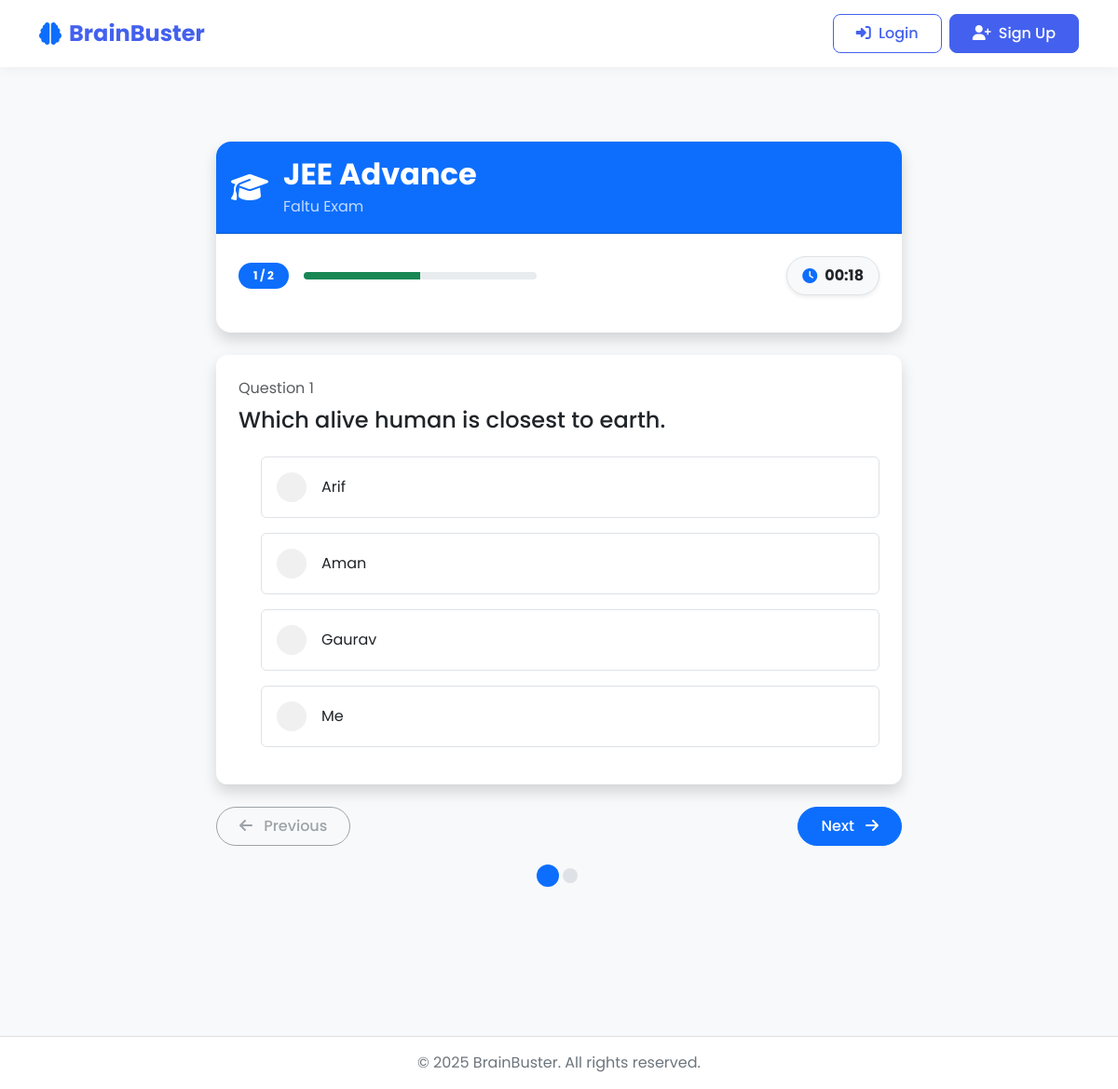
Page /quizzes/quiz/19/play/ on the committed database.
### quizzes/models.py (models this page shows, shortened)
class Quiz(models.Model):
    title = models.CharField(max_length=255)
    description = models.TextField(blank=True, null=True)
    icon = models.CharField(max_length=50, default="question-circle")
    code = models.CharField(max_length=10, unique=True, default=generate_unique_code)
    created_by = models.ForeignKey(User, on_delete=models.CASCADE, related_name='quizzes')
    created_at = models.DateTimeField(auto_now=True)
    time_limit_per_question = models.IntegerField(help_text="Time limit in seconds", default=30)
    minimum_score_percentage = models.IntegerField(help_text="Minimum score required to pass (%)", default=60)

class Question(models.Model):
    quiz = models.ForeignKey(Quiz, related_name="questions", on_delete=models.CASCADE)
    text = models.TextField()

class Option(models.Model):
    question = models.ForeignKey(Question, related_name="options", on_delete=models.CASCADE)
    text = models.CharField(max_length=255)
    is_correct = models.BooleanField(default=False)

### quizzes/views.py (the view, shortened to what this page needs)
# urls.py: path('quiz/<int:quiz_id>/play/', views.play_quiz, name='play_quiz'),
def play_quiz(request, quiz_id):
    quiz = get_object_or_404(Quiz, id=quiz_id)
    if request.user.is_authenticated:
        is_creator = quiz.created_by == request.user
        is_participant = quiz.participations.filter(user=request.user).exists()
        if not is_participant and not is_creator:
            quiz.participations.create(user=request.user)
            is_participant = True
            messages.success(request, f'You have joined: {quiz.title}')
    else:
        is_creator = False
        is_participant = False  # Anonymous users don't have participation records
    questions = list(quiz.questions.prefetch_related('options').all())
    return render(request, 'quizzes/play_quiz.html', {
        'quiz': quiz,
        'questions': questions,
        'is_creator': is_creator
    })

### templates/quizzes/play_quiz.html (shortened to what this page needs)
{% extends 'base.html' %}
{% block content %}
<div class="container py-5">
    <div class="row justify-content-center">
        <div class="col-lg-8">
            <div class="card shadow border-0 mb-4 rounded-4 overflow-hidden">
                <div class="card-header bg-primary text-white p-3">
                    <div class="d-flex align-items-center">
                        <i class="fas fa-{{ quiz.icon|default:'question-circle' }} fa-2x me-3"></i>
                        <div>
                            <h2 class="fw-bold mb-0">{{ quiz.title }}</h2>
                            {% if quiz.description %}
                                <p class="mb-0 mt-1 opacity-75">{{ quiz.description }}</p>
                            {% endif %}
                        </div>
                    </div>
                </div>
                <div class="card-body p-4">
                    <div class="d-flex justify-content-between align-items-center mb-3">
                        <div class="d-flex align-items-center">
                            <span id="questionCounter" class="badge bg-primary rounded-pill px-3 py-2 me-3">
                                <span id="currentQuestionNum">1</span> / {{ questions|length }}
                            </span>
                            <div class="progress flex-grow-1 me-3" style="height: 8px; width: 250px;">
                                <div id="progressBar" class="progress-bar bg-success" role="progressbar" style="width: 0%"></div>
                            </div>
                        </div>
                        <div class="d-flex align-items-center">
                            <div class="timer-container d-flex align-items-center bg-light px-3 py-2 rounded-pill shadow-sm">
                                <i class="fas fa-clock text-primary me-2"></i>
                                <span id="timer" class="fw-bold">00:30</span>
                            </div>
                        </div>
                    </div>
                </div>
            </div>
            <form id="quizForm" method="post">
                <div id="questionsContainer">
                    {% for question in questions %}
                    <div class="question-card card shadow border-0 mb-4 {% if not forloop.first %}d-none{% endif %}" data-question-index="{{ forloop.counter0 }}" data-question-id="{{ question.id }}">
                        <div class="card-body p-4">
                            <div class="question-number text-muted mb-2">Question {{ forloop.counter }}</div>
                            <h4 class="mb-4">{{ question.text }}</h4>
                            <div class="options-container">
                                {% for option in question.options.all %}
                                <div class="option-item mb-3">
                                    <div class="form-check custom-option">
                                        <label class="form-check-label d-block p-3 rounded" for="option_{{ question.id }}_{{ forloop.counter0 }}">
                                            <div class="d-flex align-items-center">
                                                <div class="option-indicator me-3">
                                                </div>
                                                <div>{{ option.text }}</div>
                                            </div>
                                        </label>
                                    </div>
                                </div>
                                {% endfor %}
                            </div>
                        </div>
                    </div>
                    {% endfor %}
                    <div class="d-flex justify-content-between mb-4">
                        <button type="button" id="prevBtn" class="btn btn-outline-secondary px-4 py-2 rounded-pill" disabled>
                            <i class="fas fa-arrow-left me-2"></i> Previous
                        </button>
                        <div>
                            <button type="button" id="nextBtn" class="btn btn-primary px-4 py-2 rounded-pill">
                                Next <i class="fas fa-arrow-right ms-2"></i>
                            </button>
                        </div>
                    </div>
                </div>
                <div class="question-dots d-flex justify-content-center flex-wrap gap-2 mb-4">
                    {% for question in questions %}
                    <div class="question-dot rounded-circle" data-index="{{ forloop.counter0 }}"></div>
                    {% endfor %}
                </div>
            </form>
        </div>
    </div>
</div>
{% endblock %}

### static/css/style.css (style rules this page uses)
:root { --primary: #4361ee; --secondary: #3f37c9; --accent: #4cc9f0; --light: #f8f9fa; --dark: #212529; --success: #4ade80; --warning: #fbbf24; --danger: #f87171; --info: #60a5fa; }
body { font-family: 'Poppins', sans-serif; background-color: #f8f9fa; color: var(--dark); min-height: 100vh; display: flex; flex-direction: column; }
.card { border-radius: 12px; border: none; box-shadow: 0 5px 15px rgba(0, 0, 0, 0.05); transition: transform 0.3s ease, box-shadow 0.3s ease; }
.btn { border-radius: 8px; padding: 0.5rem 1.5rem; font-weight: 500; transition: all 0.3s ease; }

### templates/quizzes/play_quiz.html (style rules this page uses)
.custom-option label { border: 1px solid #dee2e6; position: relative; transition: all 0.2s ease; cursor: pointer; }
.option-indicator { width: 32px; height: 32px; min-width: 32px; display: flex; align-items: center; justify-content: center; border-radius: 50%; background-color: #f0f0f0; font-weight: 500; }
.question-dot { width: 16px; height: 16px; background-color: #dee2e6; cursor: pointer; position: relative; transition: all 0.2s ease; }
.question-dot.visited { background-color: #adb5bd; }
.question-dot.current { transform: scale(1.5); background-color: #0d6efd; z-index: 1; }
.timer-container { border: 1px solid #dee2e6; }

### templates/base.html (style rules this page uses)
.bg-success { background-color: #198754 !important; color: white; }

### rows in the picture
Quiz: title "JEE Advance", description "Faltu Exam"
Question: text "Which alive human is closest to earth."
Option: text "Arif"
Option: text "Aman"
Option: text "Gaurav"
Option: text "Me"

### other values in the picture
{{ questions|length }} "2"
